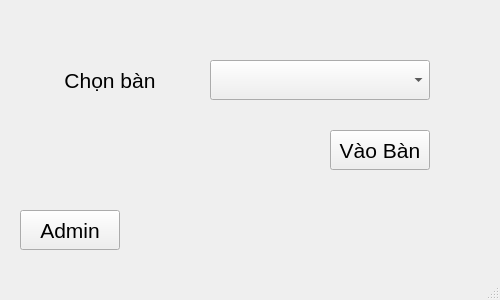
<?xml version="1.0" encoding="UTF-8"?>
<ui version="4.0">
 <class>MainWindow</class>
 <widget class="QMainWindow" name="MainWindow">
  <property name="geometry">
   <rect>
    <x>0</x>
    <y>0</y>
    <width>500</width>
    <height>300</height>
   </rect>
  </property>
  <property name="windowTitle">
   <string>Quản lí gọi món</string>
  </property>
  <property name="styleSheet">
   <string notr="true">background-image: url(:/img/img/bkgr1.jpg);</string>
  </property>
  <widget class="QWidget" name="centralwidget">
   <widget class="QLabel" name="label">
    <property name="geometry">
     <rect>
      <x>50</x>
      <y>60</y>
      <width>120</width>
      <height>40</height>
     </rect>
    </property>
    <property name="font">
     <font>
      <pointsize>16</pointsize>
     </font>
    </property>
    <property name="text">
     <string>Chọn bàn</string>
    </property>
    <property name="alignment">
     <set>Qt::AlignCenter</set>
    </property>
   </widget>
   <widget class="QComboBox" name="cbBan">
    <property name="geometry">
     <rect>
      <x>210</x>
      <y>60</y>
      <width>220</width>
      <height>40</height>
     </rect>
    </property>
    <property name="font">
     <font>
      <pointsize>16</pointsize>
     </font>
    </property>
   </widget>
   <widget class="QPushButton" name="pushButton">
    <property name="geometry">
     <rect>
      <x>330</x>
      <y>130</y>
      <width>100</width>
      <height>40</height>
     </rect>
    </property>
    <property name="font">
     <font>
      <pointsize>16</pointsize>
     </font>
    </property>
    <property name="text">
     <string>Vào Bàn</string>
    </property>
   </widget>
   <widget class="QPushButton" name="btnAdmin">
    <property name="geometry">
     <rect>
      <x>20</x>
      <y>210</y>
      <width>100</width>
      <height>40</height>
     </rect>
    </property>
    <property name="font">
     <font>
      <pointsize>16</pointsize>
     </font>
    </property>
    <property name="text">
     <string>Admin</string>
    </property>
   </widget>
  </widget>
  <widget class="QMenuBar" name="menubar">
   <property name="geometry">
    <rect>
     <x>0</x>
     <y>0</y>
     <width>500</width>
     <height>22</height>
    </rect>
   </property>
  </widget>
  <widget class="QStatusBar" name="statusbar"/>
 </widget>
 <resources/>
 <connections/>
</ui>
